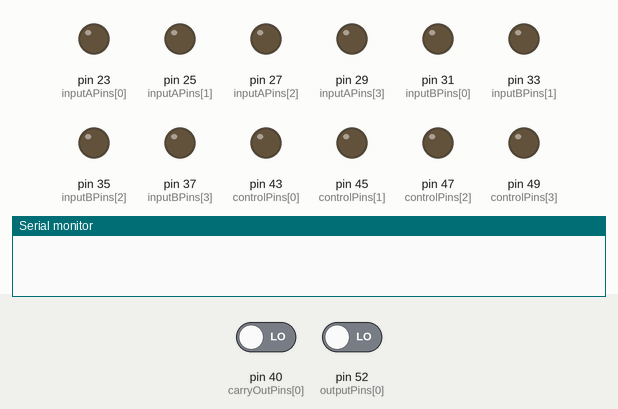
Simulated run of this sketch. Board: Arduino Mega 2560, built with avr-gcc and run on an emulated ATmega2560. On the bench: output pins drawn as LEDs (lit = HIGH), the last lines printed to the serial monitor. Inputs (shaded band) come from the test bench; at power-on: pin 40 (carryOutPins[0]) LOW, pin 52 (outputPins[0]) LOW.

Above: at 0.1 s.
At 11.1 s:
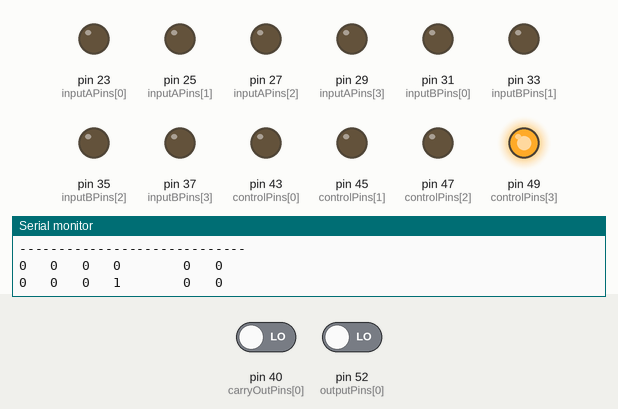
At 18.1 s:
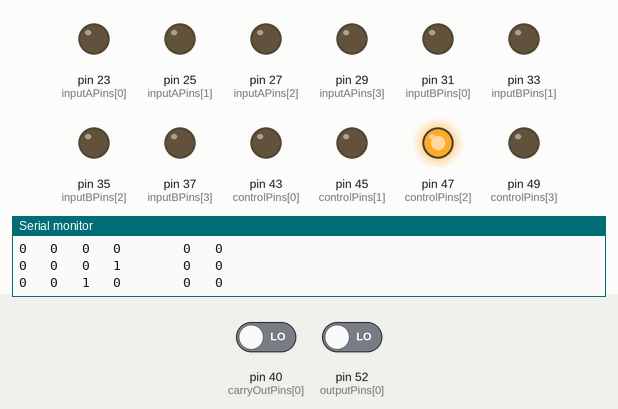
At 25.1 s:
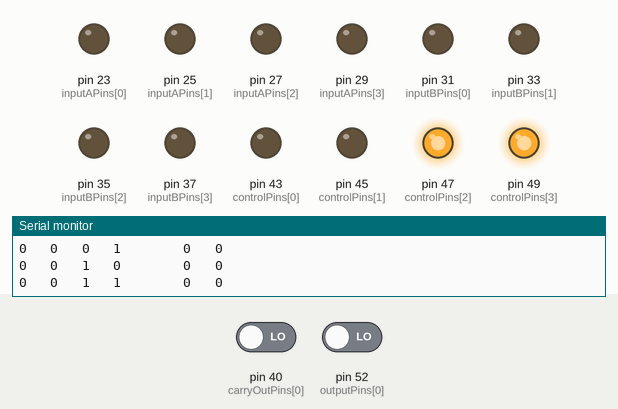
At 32.1 s:
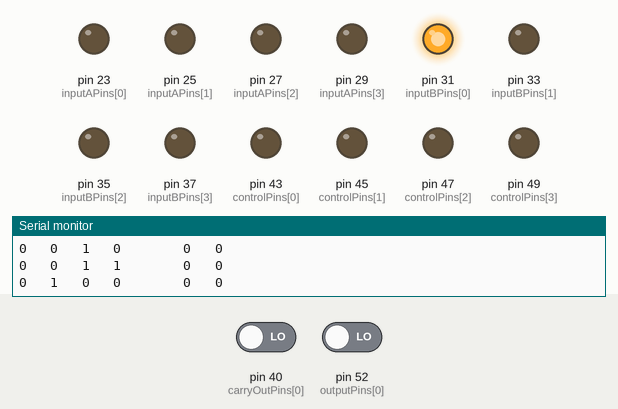
At 39.1 s:
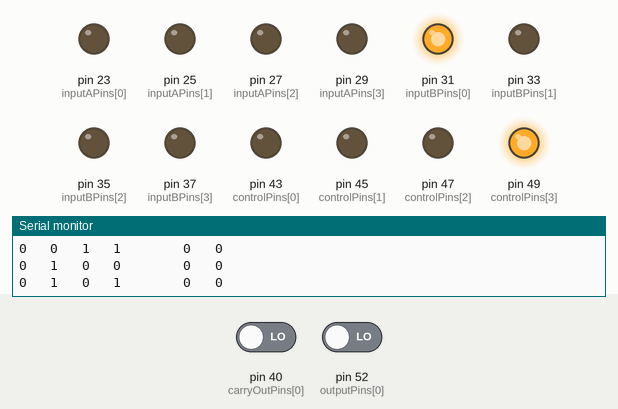
Timing chart, 0 to 40.0 s (numbered marks = the images above):
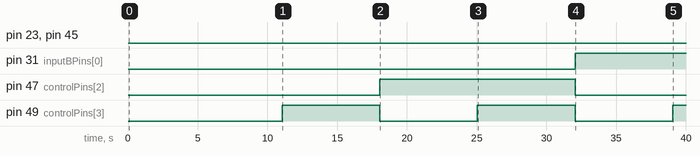

Measured:
- by itself, pin 31 (inputBPins[0]): LOW → HIGH at 32.1 s
- by itself, pin 47 (controlPins[2]): LOW → HIGH at 18.1 s, → LOW 14.0 s later
- by itself, pin 49 (controlPins[3]): alternates HIGH for 7.0 s and LOW for 7.0 s

The sketch:

test.ino
```cpp
// LSB first in each of these
int inputAPins[] = {23, 25, 27, 29};
int inputBPins[] = {31, 33, 35, 37};
int outputPins[] = {52, 50, 48, 46};
int carryOutPins[] = {40, 38, 36, 34};

// s0,s1,binv,cin
int controlPins[] = {43, 45, 47, 49};

int del = 150;

boolean debug = false;

void setup() {
  Serial.begin(9600);

  for (byte i = 0; i < 4; i = i + 1) {
    pinMode(inputAPins[i], OUTPUT);
    pinMode(inputBPins[i], OUTPUT);
    pinMode(outputPins[i], INPUT);
    pinMode(carryOutPins[i], INPUT);
    pinMode(controlPins[i], OUTPUT);
  }

  resetPins();
}


void loop() {
  delay(4000);

//  ringOutPins();

 // testBinv();

  //testAdd();

  fullTest();

  resetPins();
  delay(120000);
}


void resetPins() {
  setDataA(0, 0, 0, 0);
  setDataB(0, 0, 0, 0);
  setControl(0, 0, 0, 0);
}

void setDataOneBit(int biti, int a, int b) {
  if (biti == 0) {
    setDataA(0, 0, 0, a);
    setDataB(0, 0, 0, b);
  }
  if (biti == 1) {
    setDataA(0, 0, a, 0);
    setDataB(0, 0, b, 0);
  }
  if (biti == 2) {
    setDataA(0, a, 0, 0);
    setDataB(0, b, 0, 0);
  }
  if (biti == 3) {
    setDataA(a, 0, 0, 0);
    setDataB(b, 0, 0, 0);
  }
}


void doOr() {
  setControl(1, 0, 0, 0);
}


void doAdd() {
  setControl(0, 0, 0, 0);
}


void doAnd() {
  setControl(1, 0, 0, 0);
}

void doXor() {
  setControl(1, 1, 0, 0);
}

void setControl(int vs1, int vs0, int vcin, int vbinv) {
  writeBit(controlPins[0], vs0);
  writeBit(controlPins[1], vs1);
  writeBit(controlPins[2], vcin);
  writeBit(controlPins[3], vbinv);
}

void setDataA(int v3, int v2, int v1, int v0) {
  writeBit(inputAPins[0], v0);
  writeBit(inputAPins[1], v1);
  writeBit(inputAPins[2], v2);
  writeBit(inputAPins[3], v3);
}

void setDataB(int v3, int v2, int v1, int v0) {
  writeBit(inputBPins[0], v0);
  writeBit(inputBPins[1], v1);
  writeBit(inputBPins[2], v2);
  writeBit(inputBPins[3], v3);
}

void writeBit(int bitId, int val) {

  if (debug == true) {
    Serial.print("setting pin ");
    Serial.print(bitId);
  }
  if (val == 0) {
    if (debug == true) {
      Serial.println(" to 0");
    }
    digitalWrite(bitId, LOW);
  } else {
    if (debug == true) {
      Serial.println(" to 1");
    }
    digitalWrite(bitId, HIGH);
  }
}
```

fullTest.ino
```cpp
void fullTest() {

  int delayMs = 7000;

  for (byte biti = 0; biti < 4; biti = biti + 1) {
    Serial.print("Board: ");
    Serial.println(biti);

    for (byte op = 0; op < 4; op = op + 1) {

      Serial.print("Operation: ");
      Serial.print(bitRead(op, 1));
      Serial.println(bitRead(op, 0));

      Serial.println("a   b   bin cin     out cout");
      Serial.println("-----------------------------");

      for (byte i = 0; i < 16; i = i + 1) {
        operate(biti, op, i);
        delay(delayMs);
      }
    }

    resetPins();

  }

}

void operate(int biti, int operation, byte val) {

  int s0 = bitRead(operation, 1);
  int s1 = bitRead(operation, 0);

  int a = bitRead(val, 3);
  int b = bitRead(val, 2);
  int binv = bitRead(val, 1);
  int cin  = bitRead(val, 0);

  Serial.print(a);
  Serial.print("   ");
  Serial.print(b);
  Serial.print("   ");
  Serial.print(binv);
  Serial.print("   ");
  Serial.print(cin);
  Serial.print("        ");

  writeBit(controlPins[0], s0);
  writeBit(controlPins[1], s1);
  writeBit(controlPins[2], binv);
  writeBit(controlPins[3], cin);

  writeBit(inputAPins[biti], a);
  writeBit(inputBPins[biti], b);

  int result = digitalRead(outputPins[biti]);
  Serial.print(result);
  Serial.print("   ");

  int carryout = digitalRead(carryOutPins[biti]);
  Serial.println(carryout);
}
```

ringOut.ino
```cpp
void ringOutPins() {

  int delayMs = 1000;

  Serial.println("ringing out input pins...");
  for (byte biti = 0; biti < 4; biti = biti + 1) {
    Serial.print("ringing out input pins for board/bit ");
    Serial.println(biti);

    Serial.println("toggling A");
    writeBit(inputAPins[biti], 1);
    delay(delayMs);
    writeBit(inputAPins[biti], 0);
    delay(delayMs);

    Serial.println("toggling B");
    writeBit(inputBPins[biti], 1);
    delay(delayMs);
    writeBit(inputBPins[biti], 0);
    delay(delayMs);
  }

  Serial.println("ringing out control pins...");
  Serial.println("toggling s0");
  writeBit(controlPins[0], 1);
  delay(delayMs);
  writeBit(controlPins[0], 0);
  delay(delayMs);
  Serial.println("toggling s1");
  writeBit(controlPins[1], 1);
  delay(delayMs);
  writeBit(controlPins[1], 0);
  delay(delayMs);
  Serial.println("toggling binv");
  writeBit(controlPins[2], 1);
  delay(delayMs);
  writeBit(controlPins[2], 0);
  delay(delayMs);
  Serial.println("toggling cin");
  writeBit(controlPins[3], 1);
  delay(delayMs);
  writeBit(controlPins[3], 0);
  delay(delayMs);
}
```

testAdd.ino
```cpp
void testAdd() {
  int delayMs = 1000;

  Serial.println("Testing Add functionality...");
  for (byte biti = 0; biti < 4; biti = biti + 1) {
    Serial.print("Testing Add for bit: ");
    Serial.println(biti);
    testAdd(biti);
  }
}

void testAdd(int biti) {
  testAdd(biti, 0, 0);
  testAdd(biti, 0, 1);
  testAdd(biti, 1, 0);
  testAdd(biti, 1, 1);
}

void testAdd(int biti, int a, int b) {

 int delayMs = 250;

  Serial.print("input: a: ");
  Serial.print(a);
  Serial.print(" b: ");
  Serial.println(b);

  writeBit(inputAPins[biti], a);
  writeBit(inputBPins[biti], b);

  // ADD
  setControl(0, 0, 0, 0);
  Serial.print("ADD: ");
  int result = digitalRead(outputPins[biti]);
  Serial.println(result);
  delay(delayMs);

  //ADD + binv
  setControl(0, 0, 0, 1);
  Serial.print("ADD + binv: ");
  result = digitalRead(outputPins[biti]);
  Serial.println(result);
  delay(delayMs);

  //ADD + cin
  setControl(0, 0, 1, 0);
  Serial.print("ADD + cin: ");
  result = digitalRead(outputPins[biti]);
  Serial.println(result);
  delay(delayMs);

  //ADD + cin + binv
  setControl(0, 0, 1, 1);
  Serial.print("ADD + cin + binv: ");
  result = digitalRead(outputPins[biti]);
  Serial.println(result);
}
```

testBinv.ino
```cpp
void testBinv() {
  int delayMs = 1000;

  Serial.println("Testing Binv functionality...");
  for (byte biti = 0; biti < 4; biti = biti + 1) {
    Serial.print("ringing out input pins for board/bit ");
    Serial.println(biti);

    Serial.println("setting to ADD");
    setControl(1, 0, 0, 0);

    Serial.println("setting B");
    writeBit(inputBPins[biti], 1);
    delay(delayMs);

    Serial.println("output: ");
    int result = digitalRead(outputPins[biti]);
    Serial.println(result);

    Serial.println("setting Binv");
    setControl(1, 0, 1, 0);

    Serial.println("output: ");
    result = digitalRead(outputPins[biti]);
    Serial.println(result);
  }
}
```
